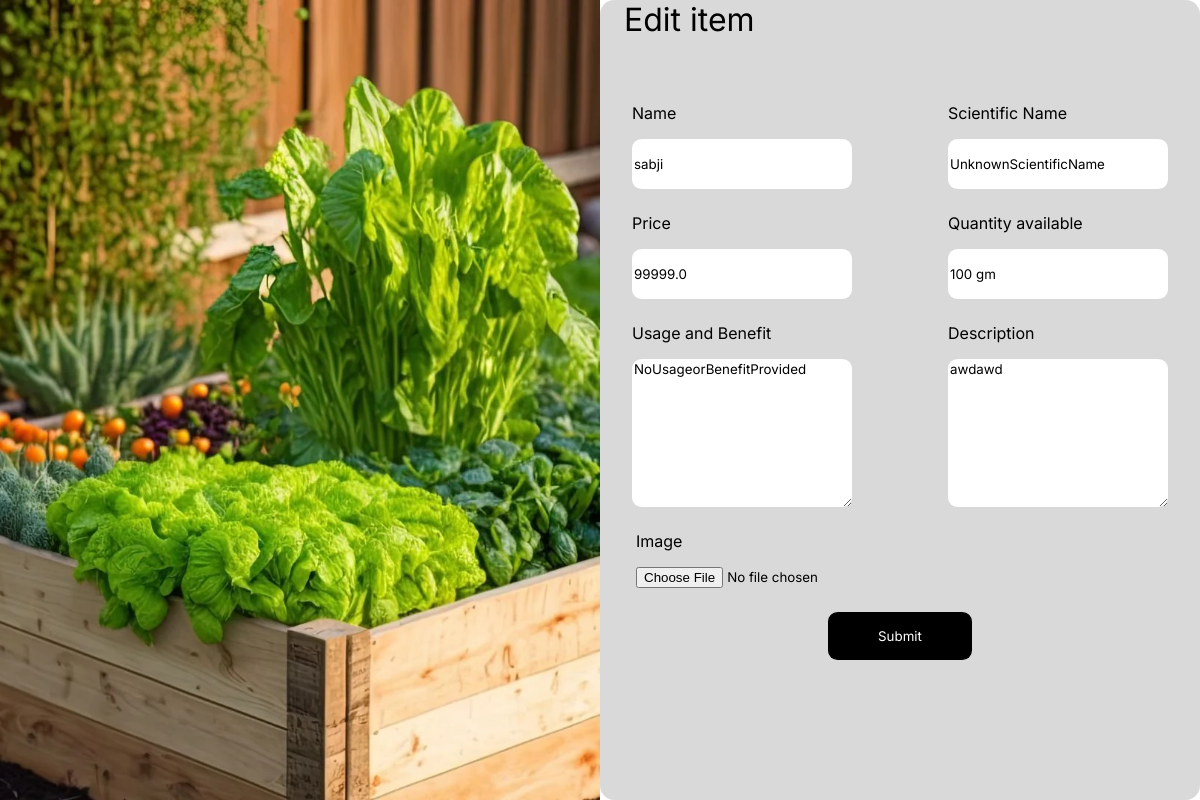
The app's page /4/edit/ (signed in) with its own data.
### item/models.py (models this page shows, shortened)
class Item(models.Model):
    category = models.ForeignKey(Category, related_name='items', on_delete=models.CASCADE)
    name = models.CharField(max_length=255)
    scientific_name = models.CharField(max_length=255, default='')
    description = models.TextField(blank=True, null=True)
    usage_and_benefits = models.TextField(default='', blank=False, null=False)
    price = models.CharField(max_length=255)
    quantity_available = models.CharField(max_length=255)
    image = models.ImageField(upload_to='item_images', blank=True, null=True)
    is_sold = models.BooleanField(default=False)
    created_by = models.ForeignKey(User, related_name='items', on_delete=models.CASCADE)
    created_at = models.DateTimeField(auto_now_add=True)
    discount = models.DecimalField(max_digits=5, decimal_places=2, default=0)  # New field for discount
    discounted_price = models.DecimalField(max_digits=10, decimal_places=2, null=True, blank=True)

### item/views.py (the view)
# urls.py: path('<int:pk>/edit/', views.edit, name='edit'),
@login_required
def edit(request, pk):
    item = get_object_or_404(Item, pk= pk, created_by=request.user)
    if request.method == 'POST':
        form = EditItemForm(request.POST, request.FILES, instance=item)
        if form.is_valid():
            form.save()
            return redirect('item:detail', pk=item.id)
    else:
        form = EditItemForm(instance=item)
    return render(request, 'item/form.html', {
        'form': form,
        'title': 'Edit item',
    })

### item/templates/item/form.html (shortened to what this page needs)
{% load static %}
<!DOCTYPE html>
<html lang="en">
  <head>
    <link rel="stylesheet" href="{% static 'form.css' %}" />
  </head>
  <body>
    <div class="parent_div">
    <div class="image_section">
        <img src="{% static './item/images/Herb.webp'%}">
    </div>
      <div class="form_parent">
        <div class="item_text">
          <span>{{title}}</span>
        </div>
        <div class="form_body">
          <form
            method="POST"
            action="."
            enctype="multipart/form-data"
            class="item_form"
          >
            <div class="first_row">
              <div class="name_field">
                <span>Name</span>
                {{form.name}}
              </div>
              <div class="sname_field">
                <span>Scientific Name</span>
                {{form.scientific_name}}
              </div>
            </div>
            <div class="second_row">
              <div class="price_field">
                <span>Price</span>
                {{form.price}}
              </div>
              <div class="quantity_field">
                <span>Quantity available</span>
                {{form.quantity_available}}
              </div>
            </div>
            <div class="third_row">
              <div class="usage_field">
                <span>Usage and Benefit</span>
                {{form.usage_and_benefits}}
              </div>
              <div class="description_field">
                <span>Description</span>
                {{form.description}}
              </div>
            </div>
            <div class="fourth_row">
              <div class="image_field">
                <span>Image</span>
                {{form.image}}
              </div>
            </div>
            <div class="submit_btn">
              <button>Submit</button>
            </div>
          </form>
        </div>
      </div>
    </div>
  </body>
</html>

### item/static/form.css (style rules this page uses)
* { margin: 0; font-family: Inter,sans-serif; }
.parent_div { display: grid; grid-template-columns: 1fr 1fr; justify-content: flex-end; height: 100vh; }
.item_text { font-size: 2rem; margin-left: 2vmax; }
.image_section { display: flex; height: 100% ; }
.image_section img { object-fit: cover; height: 100%; width: 100%; }
.form_parent { background-color: #D9D9D9; display: flex; flex-wrap: wrap; flex-flow: column wrap; border-radius: 0.9rem; gap: 5vmin; }
.item_form { display: flex; flex-flow: column wrap; width: 100%; gap:3vmin; }
.first_row { display: flex; flex-flow: row wrap; gap: 8vmax; justify-content: center; }
.first_row .name_field { display: flex; flex-flow: column wrap; gap: 2vmin; }
.name_input { border-radius: 0.6rem; width: 18vmax; height: 6vmin; border: none; }
.first_row .sname_field { display: flex; flex-flow: column wrap; gap: 2vmin; }
.second_row { display: flex; flex-flow: row wrap; gap: 8vmax; justify-content: center; }
.second_row .price_field { display: flex; flex-flow: column wrap; gap: 2vmin; }
.price_input { border-radius: 0.6rem; width: 18vmax; height: 6vmin; border: none; }
.second_row .quantity_field { display: flex; flex-flow: column wrap; gap: 2vmin; }
.quantity_input { border-radius: 0.6rem; width: 18vmax; height: 6vmin; border: none; }
.third_row { display: flex; flex-flow: row wrap; gap: 8vmax; justify-content: center; }
.third_row .usage_field { display: flex; flex-flow: column wrap; gap: 2vmin; }
.usage_input { border-radius: 0.6rem; width: 18vmax; height: 18vmin; border: none; }
.third_row .description_field { display: flex; flex-flow: column wrap; gap: 2vmin; }
.description_input { border-radius: 0.6rem; width: 18vmax; height: 18vmin; border: none; }
.fourth_row { display: flex; flex-flow: row wrap; gap: 8vmax; justify-content: flex-start; }
.fourth_row .image_field { display: flex; flex-flow: column wrap; gap: 2vmin; margin-left: 3vmax; }
.submit_btn { display: flex; flex-flow: row wrap; gap: 8vmax; justify-content: center; }
.submit_btn button { color: white; background-color: black; border-radius: 0.6rem; width: 12vmax; height: 6vmin; border: none; cursor: pointer; }

### records on screen
Item: name "sabji", scientific_name "UnknownScientificName", price "99999.0", quantity_available "100 gm", usage_and_benefits "NoUsageorBenefitProvided", description "awdawd"

### other values on screen
{{ title }} "Edit item"
